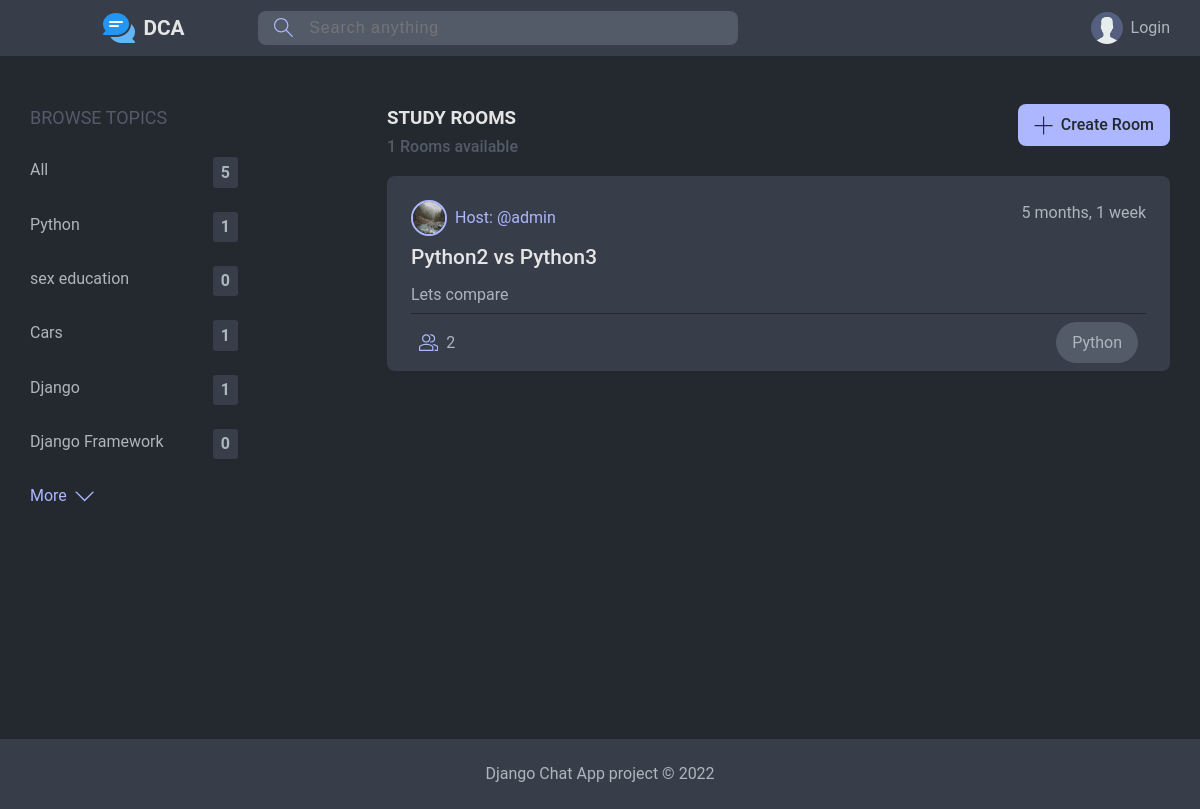
Page /?q=Python on the earlier database version.
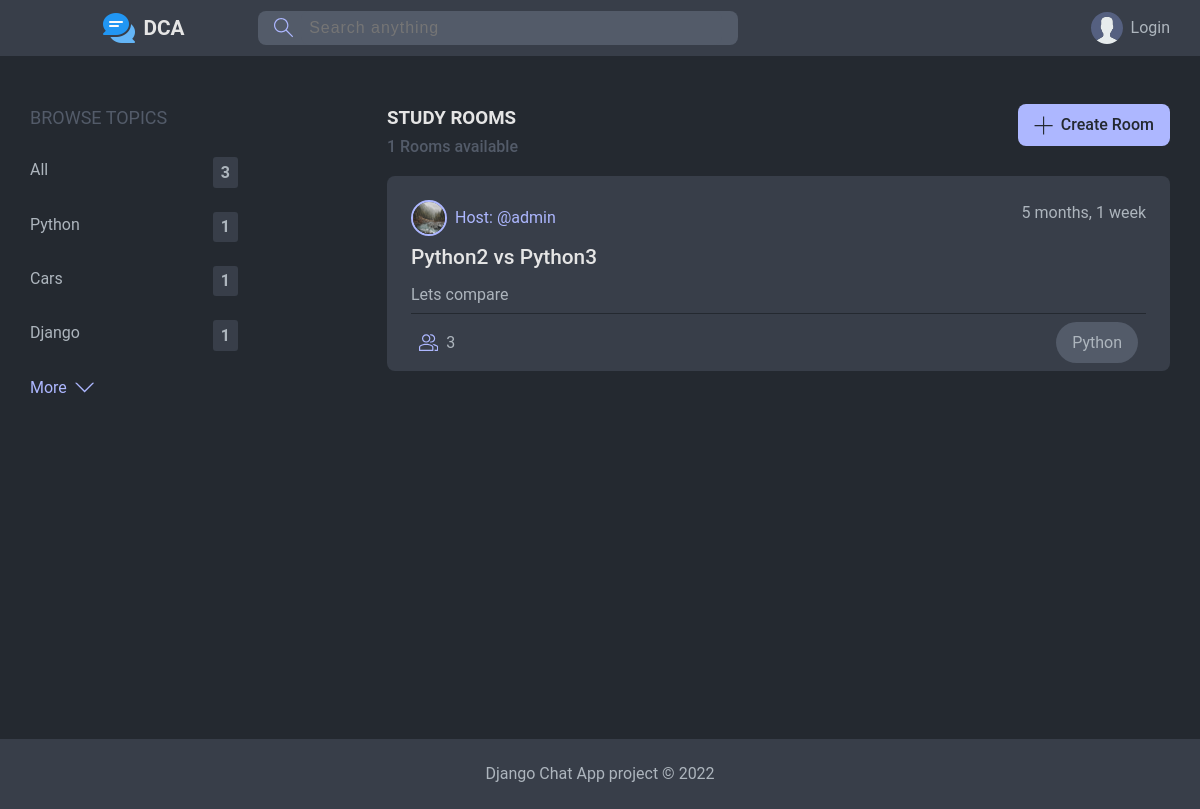
Same page on the later database version.
### chat/models.py (models this page shows, shortened)
class TopicModel(models.Model):
    name = models.CharField(max_length = 100)

class RoomModel(models.Model):
    host         = models.ForeignKey(UserModel, on_delete = models.SET_NULL, null = True)
    topic        = models.ForeignKey(TopicModel, on_delete = models.SET_NULL, null = True)
    name         = models.CharField(max_length = 150)
    description  = models.TextField(null = True, blank = True)
    participants = models.ManyToManyField(UserModel, related_name = 'participants', blank = True)
    updated      = models.DateTimeField(auto_now = True)
    created      = models.DateTimeField(auto_now_add = True)
    class Meta:
        ordering = ['-updated', '-created']
    def __str__(self):
        return self.name

class UserModel(AbstractUser):
    first_name = None
    last_name = None
    email = models.EmailField(verbose_name='Email Address', max_length=255, unique = True)
    name = models.CharField(max_length = 90)
    about = models.TextField(blank = True, null = True)
    avatar = models.ImageField(null=True, default="avatar.svg")
    objects = UserManager()
    USERNAME_FIELD = 'email'
    REQUIRED_FIELDS = ['username']

### chat/views.py (the view)
# urls.py: path('', homeView, name='homeView'),
def homeView(request):
    q = request.GET.get('q') if request.GET.get('q') != None else ''
    rooms = RoomModel.objects.filter(
        Q(topic__name__icontains=q) |
        Q(name__icontains=q) |
        Q(host__username__icontains=q) |
        Q(description__icontains=q)
    )
    topics = TopicModel.objects.all()[0:5]
    msgs = MessageModel.objects.filter(Q(room__topic__name__icontains=q ))
    context = {
        'rooms'      : rooms,
        'topics'     : topics,
        'msgs'       : msgs
    }
    return render(request, 'chat/homeView.html', context)

### chat/models.py (called while the page is built)
    def __str__(self):
        return f'{self.body[0:30]}'

### chat/templates/chat/homeView.html (shortened to what this page needs)
{% extends "base.html" %}
{% block content %}
<div id="home-container">
    <div id="topics-sidebar" class="container-item">
        {% include 'chat/topics_component.html' %}
    </div>
    <div id="feed-area" class="container-item">
        <div class="feed-item feed-head">
            <div id="fh-title">
                <h3>STUDY ROOMS</h3>
                <p>{{rooms.all|length}} Rooms available</p>
            </div>
            <a href="{% url 'chat:createView' %}">
                <div class="createbtn">
                    <svg version="1.1" xmlns="http://www.w3.org/2000/svg" width="32" height="32" viewBox="0 0 32 32">
                        <title>add</title>
                        <path
                            d="M16.943 0.943h-1.885v14.115h-14.115v1.885h14.115v14.115h1.885v-14.115h14.115v-1.885h-14.115v-14.115z">
                        </path>
                    </svg>
                    Create Room
                </div>
            </a>
        </div>
        <div class="feed-item roomlist">
            {% include 'chat/room-list_component.html' %}
        </div>
    </div>
</div>
{% endblock content %}

### chat/templates/chat/topics_component.html
<div class="t-list">
    <div class="t-item">
        <p id="btopics">BROWSE TOPICS</p>
    </div>
    <div class="t-item">
        <a href="{%url 'chat:homeView' %}">
            All
            <span>{{topics|length}}</span>
        </a>
    </div>
    {% for topic in topics %}
    <div class="t-item">
        <a href="{%url 'chat:homeView' %}?q={{topic.name}}">
            {{topic.name}}
            <span>{{topic.roommodel_set.all|length}}</span>
        </a>
    </div>
    {% endfor %}
    <div class="more-topics">
        <a class="btn-link" href="{% url 'chat:topicsView' %}">
            More
            <svg class="svg-lm" version="1.1" xmlns="http://www.w3.org/2000/svg" width="32" height="32" viewBox="0 0 32 32">
                <title>chevron-down</title>
                <path d="M16 21l-13-13h-3l16 16 16-16h-3l-13 13z"></path>
            </svg>
        </a>
    </div>
</div>

### chat/templates/chat/room-list_component.html (shortened to what this page needs)
{% for room in rooms %}
<div class="room-card">
    <div class="room-card-head">
        <div class="host-details">
            <div class="profile-sm">
                <a href="{% url 'chat:userProfileView' room.host.username %}">
                    <div class="avatar avatar-small">
                        <img src="{{room.host.avatar.url}}" />
                    </div>
                    Host: @{{room.host.username}}
                </a>
            </div>
        </div>
        <div class="room-timestamp">
            <span>{{room.created|timesince}}</span>
        </div>
    </div>
    <div class="room-card-body">
        <h4 id="room-title">
            <a href="{% url 'chat:roomView' room.id %}">
                {{room.name}}
            </a>
        </h4>
        <p id="room-desc">{{room.description}}</p>
    </div>
    <div class="room-card-foot">
        <a href="{% url 'chat:roomView' room.id %}">
            {{room.participants.all|length}}
        </a>
        <p>{{room.topic.name}}</p>
    </div>
</div>
{% endfor %}

Differences in the rows shown:
removed TopicModel: name "sex education", roommodel_set.all|length "0"
removed TopicModel: name "Django Framework", roommodel_set.all|length "0"
computed for RoomModel "Python2 vs Python3": participants.all|length "2" → "3"
Other differences:
{{ topics|length }}: "5" → "3"
